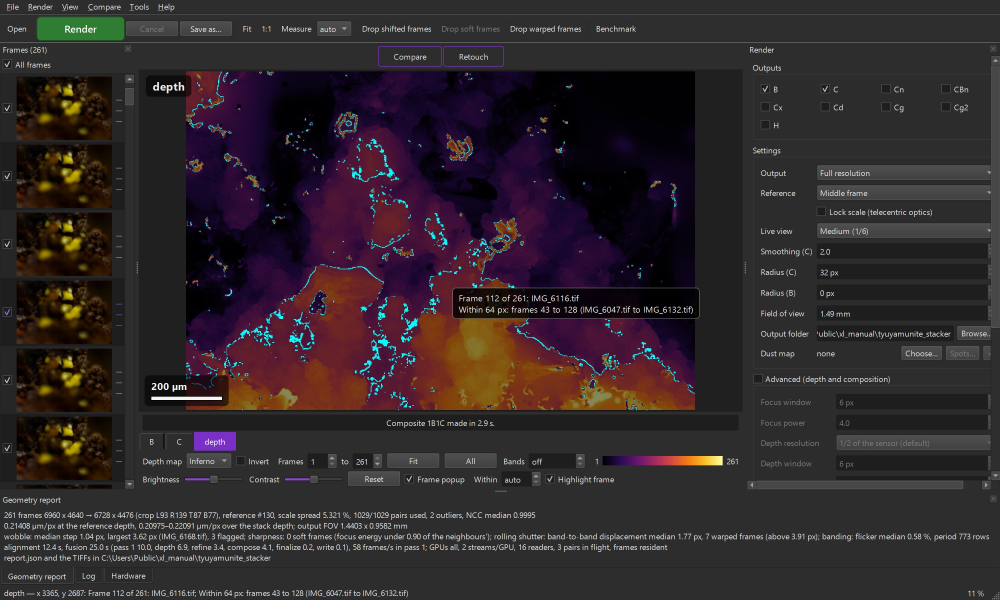
#> input picture docs/manual/img/depth.jpg, 3000 x 1800 px (shown at 1/3 size)
$ python -i fusion.py   (imports and definitions only)   (older library calls are emulated)
#> lines starting #> are read from the running program, lines starting #| are printed output that depends on the picture
#> further down, picture is the input picture: shape (1800, 3000, 3); mean B, G, R 43.2, 40.1, 48.6
"""Fusion prototypes (A8): methods A, B, C and the halo/noise variants.

Everything is written as ORDER-INDEPENDENT folds -- the shape of the CUDA design:
each worker (GPU) folds its own frames into a partial state, partial states
merge in any order, ties break toward the lower frame index, so the result is
identical however the frames are split (test_fusion checks this).

Methods
-------
A   weighted average: w = (FM + eps)^p, sum(w I) / sum(w).
B   depth map by cost-volume filtering: each frame's focus measure is aggregated
    with a guided filter (guide = A), depth = running argmax (pass 2); a third
    pass composes each pixel from the two frames bracketing its depth. The older
    confidence-threshold estimator is kept as depth_method="heuristic".
C   Laplacian pyramid: per level and pixel keep the coefficient with the highest
    local energy (luma, 3x3); base level = mean.

Variants (post-merge, need B and C)
-----------------------------------
CB  depth-guided pyramid: where C's choice disagrees with B's depth by more than
    `agree` frames and isn't clearly dominant, take B's coefficient instead.
Cn  noise-aware: coefficients below k * sigma_noise(level) come from B (max of
    N noisy samples grows like sigma*sqrt(2 ln N) -- the pyramid noise build-up).
CBn both of the above.
H   hybrid luma/chroma: luma from CBn, chroma from B.
(Tried and rejected: "Cs" = C with global soft-threshold shrinkage + a selected
base. At full res fine needle coefficients are noise-sized, so it erased detail;
synthetic PSNR 34.5 vs C 37.4. See docs/FINDINGS.md.)
"""
from __future__ import annotations

import math
import os
from concurrent.futures import ProcessPoolExecutor
from dataclasses import dataclass, field

import cv2
import numpy as np

from . import sim
from .frames import read_rgb

LUMA = np.array([0.2126, 0.7152, 0.0722], np.float32)


# ----------------------------------------------------------------------------- frames

@dataclass
class Grid:
    """Output grid: a rectangle of the reference frame, at a working scale."""
    W: int
    H: int
    rect: tuple            # (x0, y0, x1, y1) inclusive, reference FULL-res px
    scale: float = 0.5

    # [24 lines left out: functions size, load_aligned, not called in this run]


def focus_measure_rgb(img, radius=3.0, normalized=False, floor=0.02):
    """Laplacian energy. ``normalized`` divides by local brightness^2: in a
    featureless region the raw measure rises with brightness (shot noise, glow
    gradients), so the argmax picks the frame where defocused neighbours spill
    the MOST light in -- the B halo. Measured on the real stack: a dark gap's raw
    FM rose 5.9x from frame 0 to 162 while it brightened 3.2x with needle glow."""
#> called with radius = 3, normalized = False, floor = 0.02
    y = img @ LUMA
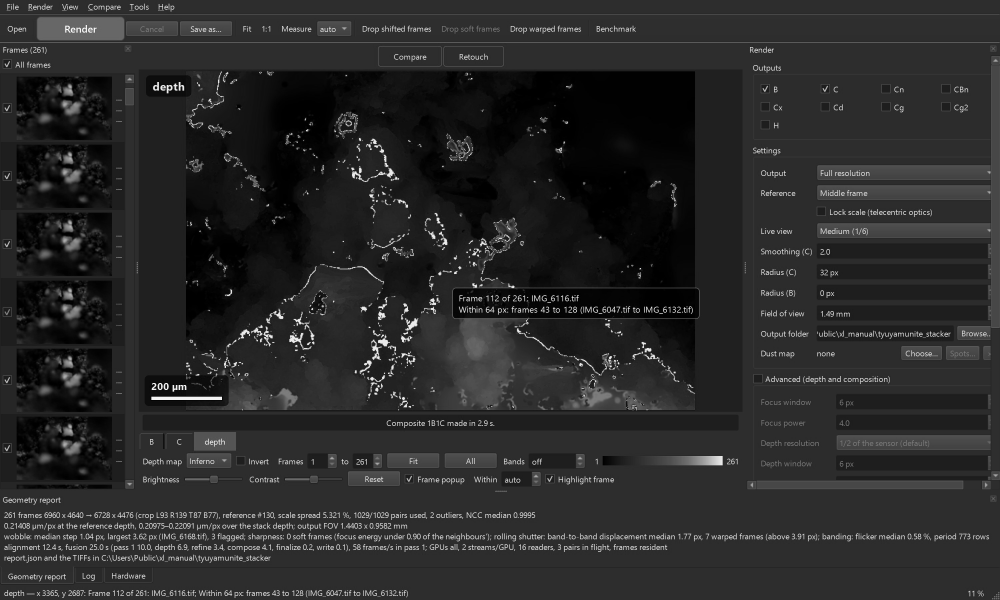
#> y: shape (1800, 3000) float32 (shown at 1/3 size); min 0, max 254.9, mean 41.3
    lap = cv2.Laplacian(cv2.GaussianBlur(y, (0, 0), 0.8), cv2.CV_32F, ksize=3)
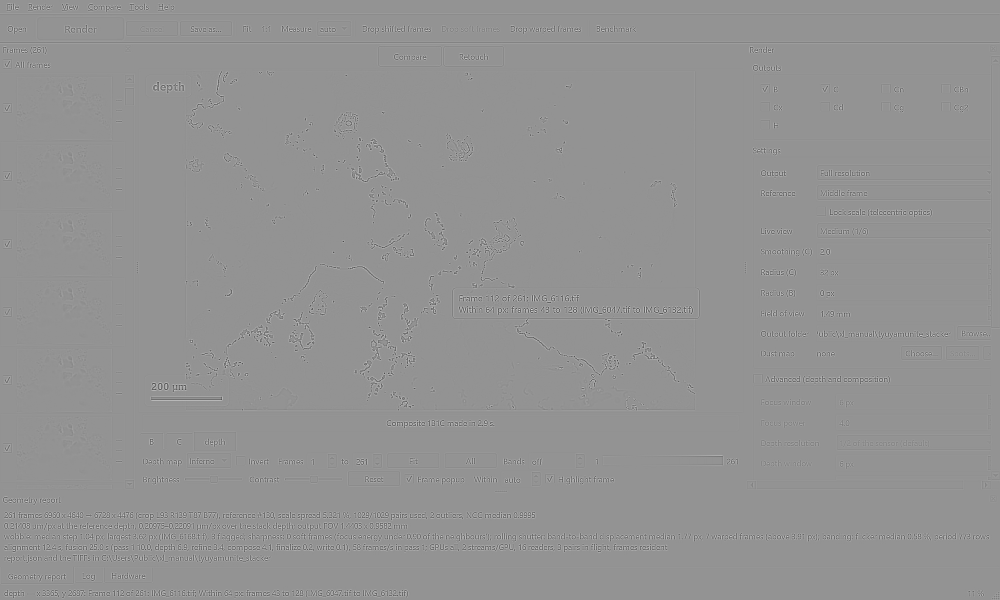
#> lap: shape (1800, 3000) float32 (shown at 1/3 size); min -667.4, max 488, mean 0; drawn with min black and max white
    fm = cv2.GaussianBlur(lap * lap, (0, 0), radius)
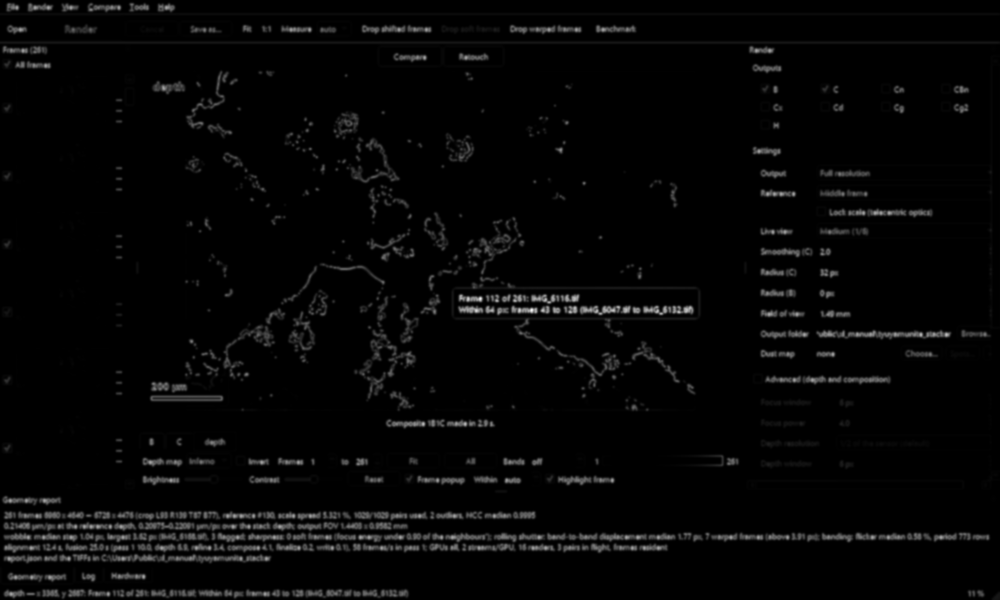
#> fm: shape (1800, 3000) float32 (shown at 1/3 size); min 0, max 102270.3, mean 2564.9; drawn with min black and max white
    if normalized:
        m = cv2.GaussianBlur(y, (0, 0), 3.0 * radius)
        fm = fm / (m * m + floor * floor)
    return fm


# ----------------------------------------------------------------------------- pyramids

# [17 lines left out: functions lap_pyramid, collapse, not called in this run]


def n_levels(w, h, top=32):
    return max(2, int(math.floor(math.log2(min(w, h) / top))) + 1)


def salience(coef):
    y = coef @ LUMA
    return cv2.boxFilter(y * y, -1, (3, 3))


# ----------------------------------------------------------------------------- fold states

@dataclass
class State:
    """Partial result for a subset of frames (one GPU's share)."""
    # A
    a_num: np.ndarray = None
    a_den: np.ndarray = None
    # B pass 1
    b_best: np.ndarray = None
    b_idx: np.ndarray = None
    b_col: np.ndarray = None         # colour of the argmax frame (unsmoothed B)
    b_fmsum: np.ndarray = None
    # C
    c_sal: list = field(default_factory=list)
    c_coef: list = field(default_factory=list)
    c_idx: list = field(default_factory=list)
    c_base: np.ndarray = None
    count: int = 0
    # noise estimate source: pyramid of the frame with the lowest index seen
    noise_k: int = 1 << 30
    noise_mad: list = field(default_factory=list)
    noise_fm: float = 0.0            # median focus measure of that frame = FM noise floor


# [49 lines left out: functions new_state, fold, not called in this run]


def _take(dst_val, dst_idx, src_val, src_idx):
    """Mask where src wins: higher value, ties -> lower frame index."""
    return (src_val > dst_val) | ((src_val == dst_val) & (src_idx < dst_idx))


# [74 lines left out: functions merge, guided_filter, smooth_depth_map, not called in this run]


@dataclass
class BCompose:
    num: np.ndarray
    den: np.ndarray


# [107 lines left out: functions fold_b2, finalize, blend_bc, not called in this run]


_M = np.array([[0.2126, 0.7152, 0.0722], [-0.1146, -0.3854, 0.5], [0.5, -0.4542, -0.0458]],
              np.float32)
_Mi = np.linalg.inv(_M).astype(np.float32)


# [5 lines left out: function _swap_chroma, not called in this run]


# ----------------------------------------------------------------------------- drivers (split mode)

_CTX = {}


def _w_init(ctx):
    _CTX.update(ctx)


# [470 lines left out: functions _w_fold, _w_b2, _w_agg, depth_cvf, _w_fmvol, sgm_from_volume and 7 more, not called in this run]

>>> import cv2
>>> picture = cv2.imread('../../docs/manual/img/depth.jpg')
>>> result = focus_measure_rgb(picture)

$ run again, on docs/manual/img/compare.jpg
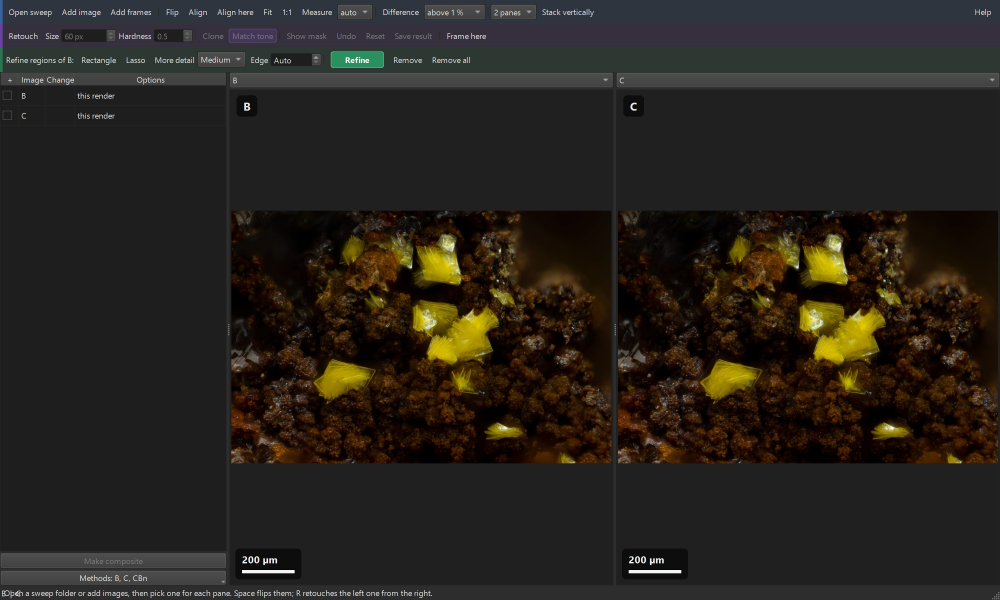
#> input picture docs/manual/img/compare.jpg, 3000 x 1800 px (shown at 1/3 size)
#> picture is the input picture: shape (1800, 3000, 3); mean B, G, R 29.8, 35.9, 40.3
#> in focus_measure_rgb, `y = img @ LUMA`:
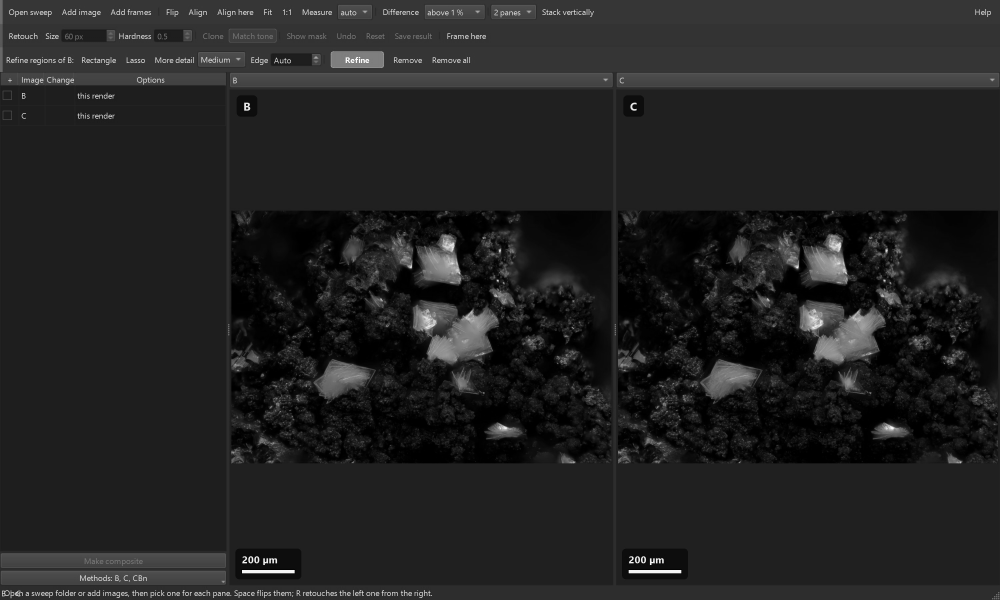
#> y: shape (1800, 3000) float32 (shown at 1/3 size); min 0, max 254.9, mean 34.9
#> in focus_measure_rgb, `fm = cv2.GaussianBlur(lap * lap, (0, 0), radius)`:
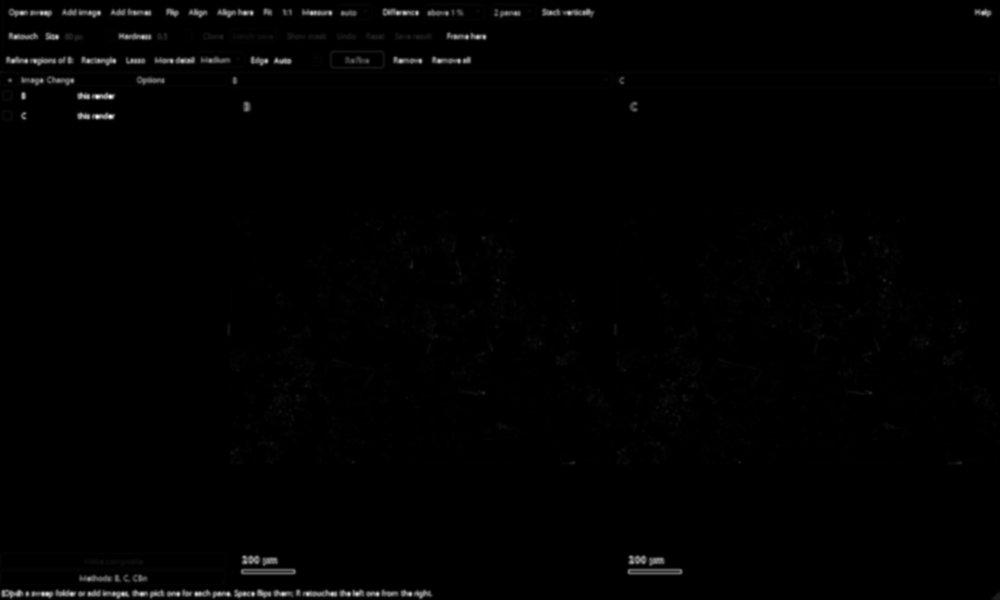
#> fm: shape (1800, 3000) float32 (shown at 1/3 size); min 0, max 77544.3, mean 651.9; drawn with min black and max white

$ run again, on docs/manual/img/compare_clone.jpg
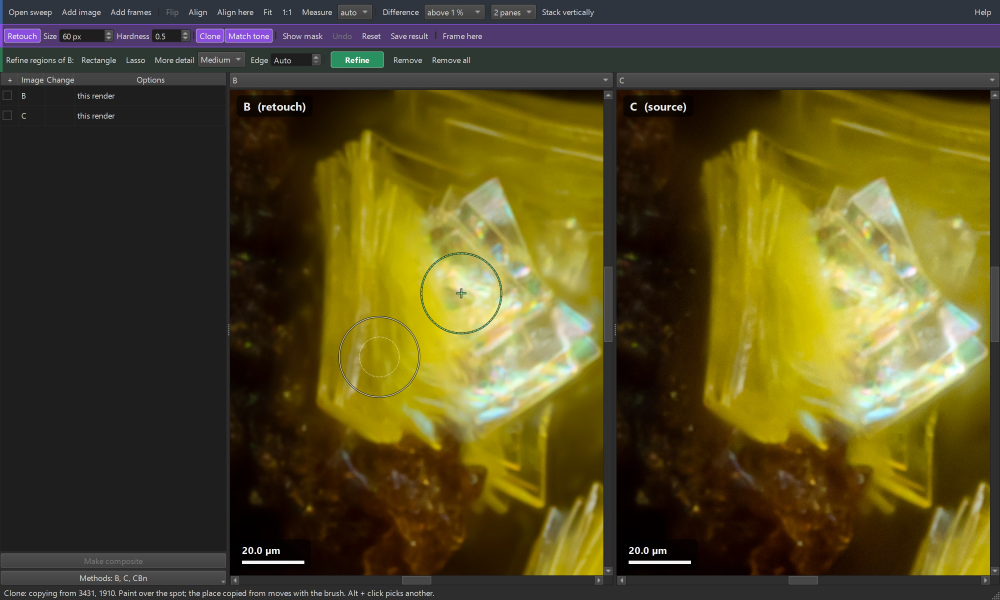
#> input picture docs/manual/img/compare_clone.jpg, 3000 x 1800 px (shown at 1/3 size)
#> picture is the input picture: shape (1800, 3000, 3); mean B, G, R 36.5, 76.1, 85.1
#> in focus_measure_rgb, `y = img @ LUMA`:
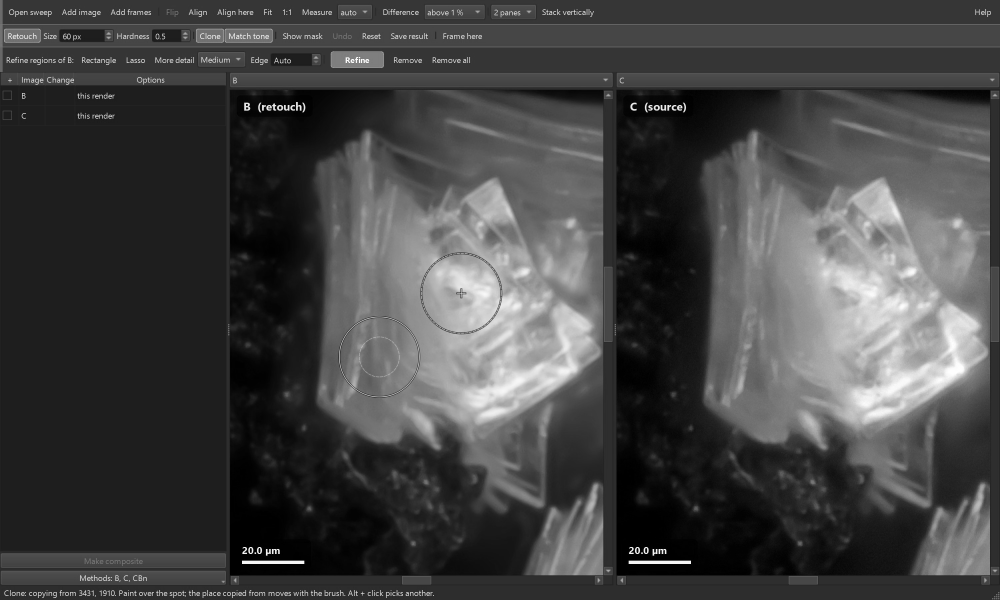
#> y: shape (1800, 3000) float32 (shown at 1/3 size); min 0, max 255, mean 68.3
#> in focus_measure_rgb, `fm = cv2.GaussianBlur(lap * lap, (0, 0), radius)`:
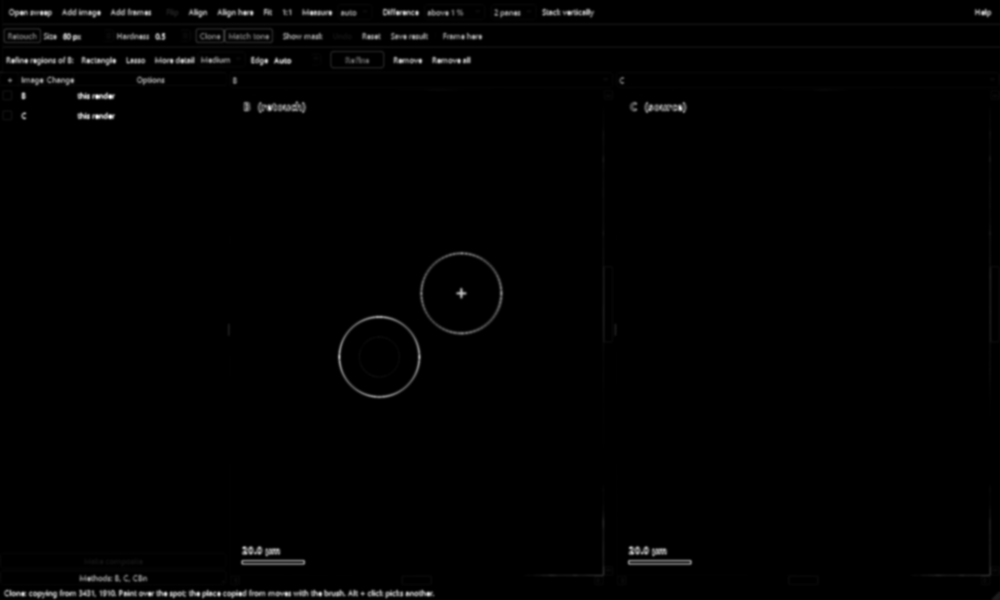
#> fm: shape (1800, 3000) float32 (shown at 1/3 size); min 0, max 77544.3, mean 755.4; drawn with min black and max white
